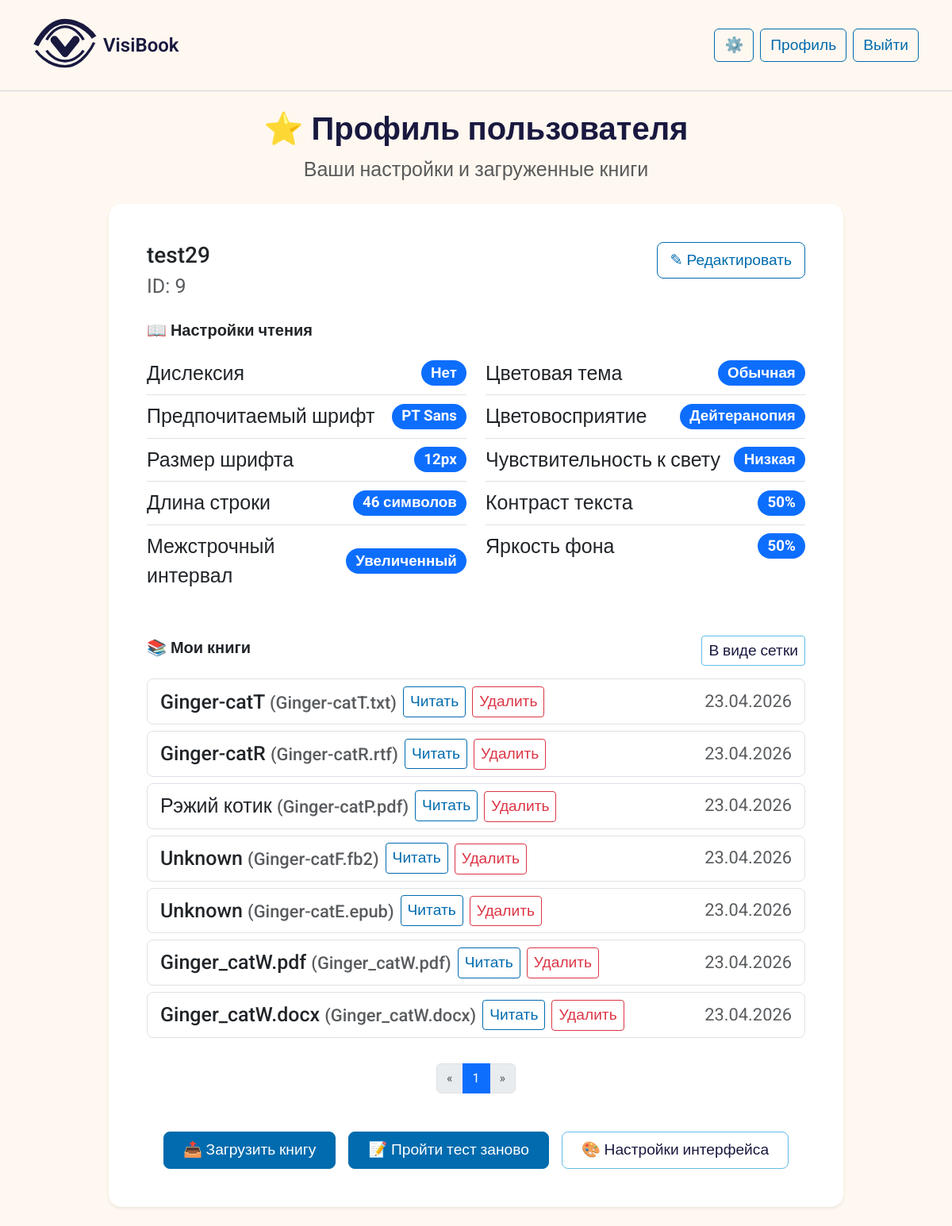
/profile/9 (signed in), run on the app's committed database.
### app.py (models this page shows, shortened)
class User(db.Model):
    id = db.Column(db.Integer, primary_key=True)
    username = db.Column(db.String(80), unique=True, nullable=False, default='user1')
    password_hash = db.Column(db.String(200))
    contrast = db.Column(db.String(20))       # 'high', 'medium', 'low'
    color_vision = db.Column(db.String(20))   # 'normal', 'deutan', 'protan', 'tritan'
    font_pref = db.Column(db.String(20))      # 'small', 'medium', 'large'
    font_size_px = db.Column(db.Integer, default=16)
    theme_pref = db.Column(db.String(20))     # 'light', 'dark', 'sepia', 'high_contrast'
    line_height = db.Column(db.String(20), default='normal')      # 'normal' или 'large'
    color_blindness_type = db.Column(db.String(20), default='none')   # 'none', 'protanopia', 'deuteranopia', 'tritanopia'
    has_dyslexia = db.Column(db.Boolean, default=False)
    light_sensitivity_level = db.Column(db.String(20), default='low')   # 'low', 'medium', 'high'
    preferred_font = db.Column(db.String(50), default='Roboto')
    contrast_sensitivity = db.Column(db.Integer, default=50)
    brightness_preference = db.Column(db.Integer, default=50)
    preferred_line_width_ch = db.Column(db.Integer, default=66)
    ui_theme = db.Column(db.String(20), default='light')      # 'light', 'dark', 'mono'
    ui_font_size = db.Column(db.String(20), default='medium') # 'small', 'medium', 'large'
    created_at = db.Column(db.DateTime, default=datetime.utcnow)

class Book(db.Model):
    id = db.Column(db.Integer, primary_key=True)
    user_id = db.Column(db.Integer, db.ForeignKey('user.id'), nullable=False)
    filename = db.Column(db.String(200), nullable=False)
    file_path = db.Column(db.String(300), nullable=False)
    extracted_html_path = db.Column(db.String(300))  # путь к сгенерированному HTML
    title = db.Column(db.String(200))  # будет извлечено из метаданных
    uploaded_at = db.Column(db.DateTime, default=datetime.utcnow)
    last_position = db.Column(db.Integer, default=0)
    cover_path = db.Column(db.String(300), nullable=True)  # путь к обложке
    user = db.relationship('User', backref=db.backref('books', lazy=True))

### app.py (the view)
@app.route('/profile/<int:user_id>')
def profile(user_id):
    if 'user_id' not in session:
        return redirect(url_for('login'))
    if session['user_id'] != user_id:
        return "Доступ запрещён", 403
    user = User.query.get_or_404(user_id)
    page = request.args.get('page', 1, type=int)
    per_page = 10
    books_pagination = Book.query.filter_by(user_id=user.id).order_by(Book.uploaded_at.desc()).paginate(page=page, per_page=per_page, error_out=False)
    return render_template('profile.html', user=user, books=books_pagination)

### templates/profile.html (shortened to what this page needs)
{% extends "base.html" %}
{% block content %}
<div class="row justify-content-center">
    <div class="col-lg-10">
        <div class="text-center mb-4">
            <h1 class="fw-semibold">⭐ Профиль пользователя</h1>
            <p class="text-muted">Ваши настройки и загруженные книги</p>
        </div>
        <div class="card border-0 shadow-sm rounded-4 mb-4">
            <div class="card-body p-4 p-md-5">
                <div class="d-flex flex-wrap justify-content-between align-items-start mb-3">
                    <div>
                        <h5 class="card-title mb-1 fs-3">{{ user.username }}</h5>
                        <p class="text-muted mb-0">ID: {{ user.id }}</p>
                    </div>
                    <div class="mt-2 mt-sm-0">
                        <a href="{{ url_for('edit_profile') }}" class="btn btn-outline-primary btn-lg">✎ Редактировать</a>
                    </div>
                </div>
                <h6 class="mt-4 mb-3 fs-5 fw-semibold">📖 Настройки чтения</h6>
                <div class="row g-4">
                    <div class="col-md-6">
                        <ul class="list-group list-group-flush bg-transparent">
                            <li class="list-group-item d-flex justify-content-between align-items-center px-0">
                                Дислексия
                                <span class="badge bg-primary rounded-pill">{{ 'Да' if user.has_dyslexia else 'Нет' }}</span>
                            </li>
                            <li class="list-group-item d-flex justify-content-between align-items-center px-0">
                                Предпочитаемый шрифт
                                <span class="badge bg-primary rounded-pill">{{ user.preferred_font or 'Roboto' }}</span>
                            </li>
                            <li class="list-group-item d-flex justify-content-between align-items-center px-0">
                                Размер шрифта
                                <span class="badge bg-primary rounded-pill">
                                    {{ user.font_size_px or 16 }}px
                                </span>
                            </li>
                            <li class="list-group-item d-flex justify-content-between align-items-center px-0">
                                Длина строки
                                <span class="badge bg-primary rounded-pill">{{ user.preferred_line_width_ch or 66 }} символов</span>
                            </li>
                            <li class="list-group-item d-flex justify-content-between align-items-center px-0">
                                Межстрочный интервал
                                <span class="badge bg-primary rounded-pill">
                                    {% if user.line_height == 'large' %}Увеличенный
                                    {% else %}Обычный{% endif %}
                                </span>
                            </li>
                        </ul>
                    </div>
                    <div class="col-md-6">
                        <ul class="list-group list-group-flush bg-transparent">
                            <li class="list-group-item d-flex justify-content-between align-items-center px-0">
                                Цветовая тема
                                <span class="badge bg-primary rounded-pill">
                                    {% if user.theme_pref == 'normal' %}Обычная
                                    {% elif user.theme_pref == 'high' %}Высокий контраст
                                    {% elif user.theme_pref == 'dark' %}Тёмная
                                    {% elif user.theme_pref == 'sepia' %}Сепия
                                    {% else %}Не указана{% endif %}
                                </span>
                            </li>
                            <li class="list-group-item d-flex justify-content-between align-items-center px-0">
                                Цветовосприятие
                                <span class="badge bg-primary rounded-pill">
                                    {% if user.color_vision == 'normal' %}Нормальное
                                    {% elif user.color_vision == 'deutan' %}Дейтеранопия
                                    {% elif user.color_vision == 'protan' %}Протанопия
                                    {% elif user.color_vision == 'tritan' %}Тританопия
                                    {% else %}Не указано{% endif %}
                                </span>
                            </li>
                            <li class="list-group-item d-flex justify-content-between align-items-center px-0">
                                Чувствительность к свету
                                <span class="badge bg-primary rounded-pill">
                                    {% if user.light_sensitivity_level == 'low' %}Низкая
                                    {% elif user.light_sensitivity_level == 'medium' %}Средняя
                                    {% elif user.light_sensitivity_level == 'high' %}Высокая
                                    {% else %}Не указана{% endif %}
                                </span>
                            </li>
                            <li class="list-group-item d-flex justify-content-between align-items-center px-0">
                                Контраст текста
                                <span class="badge bg-primary rounded-pill">{{ user.contrast_sensitivity or 50 }}%</span>
                            </li>
                            <li class="list-group-item d-flex justify-content-between align-items-center px-0">
                                Яркость фона
                                <span class="badge bg-primary rounded-pill">{{ user.brightness_preference or 50 }}%</span>
                            </li>
                        </ul>
                    </div>
                </div>
                <div class="d-flex justify-content-between align-items-center mt-5 mb-3">
                    <h6 class="fs-5 fw-semibold">📚 Мои книги</h6>
                    <a href="{{ url_for('toggle_books_view') }}" class="btn btn-sm btn-outline-secondary">
                        {% if session.books_view == 'grid' %}В виде списка{% else %}В виде сетки{% endif %}
                    </a>
                </div>
                {% if books.items %}
                    {% if session.books_view == 'grid' %}
                        <div class="books-grid">
                            {% for book in books.items %}
                            <div class="book-card">
                                {% if book.cover_path %}
                                    <img src="{{ url_for('book_cover', book_id=book.id) }}" class="book-cover" alt="Обложка">
                                {% else %}
                                    <div class="book-cover bg-light d-flex align-items-center justify-content-center">
                                        <i class="bi bi-book fs-1 text-secondary"></i>
                                    </div>
                                {% endif %}
                                <div class="book-title" title="{{ book.title }} (файл: {{ book.filename }})">
                                    {{ book.title[:20] }}{% if book.title|length > 20 %}...{% endif %}
                                    <span class="text-muted small">({{ book.filename[:15] }}{% if book.filename|length > 15 %}...{% endif %})</span>
                                </div>
                                <div class="book-actions">
                                    {% if book.extracted_html_path %}
                                        <a href="/read/{{ book.id }}" class="btn btn-sm btn-outline-primary">Читать</a>
                                    {% else %}
                                        <span class="badge bg-warning text-dark">HTML не готов</span>
                                    {% endif %}
                                    <form action="{{ url_for('delete_book', book_id=book.id) }}" method="POST" class="d-inline" onsubmit="return confirm('Удалить книгу? Это действие нельзя отменить.');">
                                        <button type="submit" class="btn btn-sm btn-outline-danger">Удалить</button>
                                    </form>
                                </div>
                                <div class="text-muted small text-center pb-2">{{ book.uploaded_at.strftime('%d.%m.%Y') }}</div>
                            </div>
                            {% endfor %}
                        </div>
                    {% else %}
                        <div class="list-group">
                            {% for book in books.items %}
                            <div class="list-group-item d-flex flex-wrap justify-content-between align-items-center rounded-3 mb-2 border">
                                <div class="d-flex flex-wrap align-items-center gap-2">
                                    <span class="fw-medium" title="{{ book.filename }}">{{ book.title[:40] }} <span class="text-muted small">({{ book.filename[:30] }})</span></span>
                                    {% if book.extracted_html_path %}
                                        <a href="/read/{{ book.id }}" class="btn btn-sm btn-outline-primary">Читать</a>
                                    {% else %}
                                        <span class="badge bg-warning text-dark">HTML не готов</span>
                                    {% endif %}
                                    <form action="{{ url_for('delete_book', book_id=book.id) }}" method="POST" class="d-inline" onsubmit="return confirm('Удалить книгу? Это действие нельзя отменить.');">
                                        <button type="submit" class="btn btn-sm btn-outline-danger">Удалить</button>
                                    </form>
                                </div>
                                <span class="text-muted small">{{ book.uploaded_at.strftime('%d.%m.%Y') }}</span>
                            </div>
                            {% endfor %}
                        </div>
                    {% endif %}
                <nav aria-label="Навигация по книгам">
                    <ul class="pagination justify-content-center mt-4">
                        {% if books.has_prev %}
                            <li class="page-item"><a class="page-link" href="{{ url_for('profile', user_id=user.id, page=books.prev_num) }}">« </a></li>
                        {% else %}
                            <li class="page-item disabled"><span class="page-link">« </span></li>
                        {% endif %}
                        {% for page_num in books.iter_pages(left_edge=1, right_edge=1, left_current=2, right_current=2) %}
                            {% if page_num %}
                                {% if page_num == books.page %}
                                    <li class="page-item active"><span class="page-link">{{ page_num }}</span></li>
                                {% else %}
                                    <li class="page-item"><a class="page-link" href="{{ url_for('profile', user_id=user.id, page=page_num) }}">{{ page_num }}</a></li>
                                {% endif %}
                            {% else %}
                                <li class="page-item disabled"><span class="page-link">...</span></li>
                            {% endif %}
                        {% endfor %}
                        {% if books.has_next %}
                            <li class="page-item"><a class="page-link" href="{{ url_for('profile', user_id=user.id, page=books.next_num) }}"> »</a></li>
                        {% else %}
                            <li class="page-item disabled"><span class="page-link"> »</span></li>
                        {% endif %}
                    </ul>
                </nav>
                {% else %}
                <div class="alert alert-light text-center py-3 rounded-3">
                    <p class="mb-0">У вас пока нет загруженных книг.</p>
                </div>
                {% endif %}
                <div class="d-flex flex-wrap justify-content-center gap-3 mt-5">
                    <a href="/upload/{{ user.id }}" class="btn btn-primary btn-lg px-4">📤 Загрузить книгу</a>
                    <a href="/test" class="btn btn-primary btn-lg px-4">📝 Пройти тест заново</a>
                    <a href="{{ url_for('settings') }}" class="btn btn-outline-secondary btn-lg px-4">🎨 Настройки интерфейса</a>
                </div>
            </div>
        </div>
    </div>
</div>
{% endblock %}

### data on the page
User: username "test29", id "9", has_dyslexia "Нет", preferred_font "PT Sans", font_size_px "12", preferred_line_width_ch "46", contrast_sensitivity "50", brightness_preference "50"
Book: title "Ginger-catT", filename "Ginger-catT.txt", uploaded_at "23.04.2026"
Book: title "Ginger-catR", filename "Ginger-catR.rtf", uploaded_at "23.04.2026"
Book: title "Рэжий котик", filename "Ginger-catP.pdf", uploaded_at "23.04.2026"
Book: title "Unknown", filename "Ginger-catF.fb2", uploaded_at "23.04.2026"
Book: title "Unknown", filename "Ginger-catE.epub", uploaded_at "23.04.2026"
Book: title "Ginger_catW.pdf", filename "Ginger_catW.pdf", uploaded_at "23.04.2026"
Book: title "Ginger_catW.docx", filename "Ginger_catW.docx", uploaded_at "23.04.2026"

### other printed values
{{ page_num }} "1"
